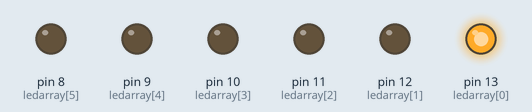
Recording of a sketch running on a simulated Arduino Uno, built with avr-gcc and run on an emulated ATmega328P. Shown: output pins drawn as LEDs (lit = HIGH).

Above: at 0.05 s.
At 0.55 s:
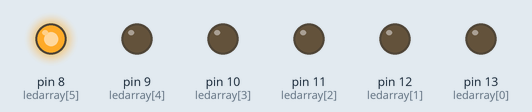
At 0.9 s:
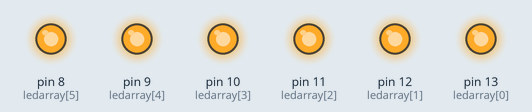
At 1.35 s:
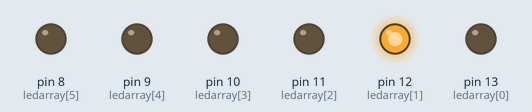
At 1.85 s:
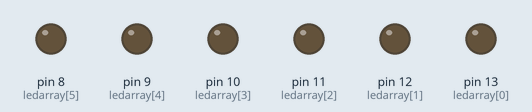
At 2.85 s:
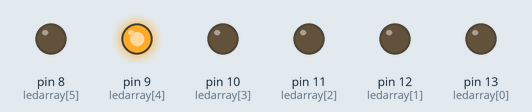
Timing chart, 0 to 3.1 s (numbered marks = the images above):
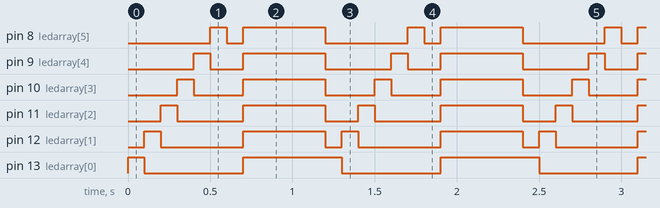

Measured:
- by itself, pin 8 (ledarray[5]): repeats every 1.2 s: LOW 0.10 s, HIGH 0.50 s, LOW 0.50 s, HIGH 0.10 s
- by itself, pin 9 (ledarray[4]): repeats every 1.2 s: LOW 0.20 s, HIGH 0.50 s, LOW 0.40 s, HIGH 0.10 s
- by itself, pin 10 (ledarray[3]): repeats every 1.2 s: LOW 0.30 s, HIGH 0.50 s, LOW 0.30 s, HIGH 0.10 s
- by itself, pin 11 (ledarray[2]): repeats every 1.2 s: LOW 0.40 s, HIGH 0.50 s, LOW 0.20 s, HIGH 0.10 s
- by itself, pin 12 (ledarray[1]): repeats every 1.2 s: LOW 0.50 s, HIGH 0.50 s, LOW 0.10 s, HIGH 0.10 s
- by itself, pin 13 (ledarray[0]): repeats every 1.2 s: LOW 0.60 s, HIGH 0.60 s

The sketch:

a31.ino
```cpp
int ledarray[] = {13, 12, 11, 10, 9, 8};

void setup(){
  	Serial.begin(9600);
  	for(byte i = 0; i <= 6; i++) {
      pinMode(ledarray[i], OUTPUT);
  }
}

void loop(){
  for(byte i = 0; i <= 6; i++) {
      digitalWrite(ledarray[i],HIGH);
      delay(100);
      digitalWrite(ledarray[i],LOW);
  }
  aufleuchten();
}

void aufleuchten(){
  digitalWrite(ledarray[0],HIGH);
  digitalWrite(ledarray[1],HIGH);
  digitalWrite(ledarray[2],HIGH);
  digitalWrite(ledarray[3],HIGH);
  digitalWrite(ledarray[4],HIGH);
  digitalWrite(ledarray[5],HIGH);
  delay(500);
  digitalWrite(ledarray[0],LOW);
  digitalWrite(ledarray[1],LOW);
  digitalWrite(ledarray[2],LOW);
  digitalWrite(ledarray[3],LOW);
  digitalWrite(ledarray[4],LOW);
  digitalWrite(ledarray[5],LOW);

}
```
